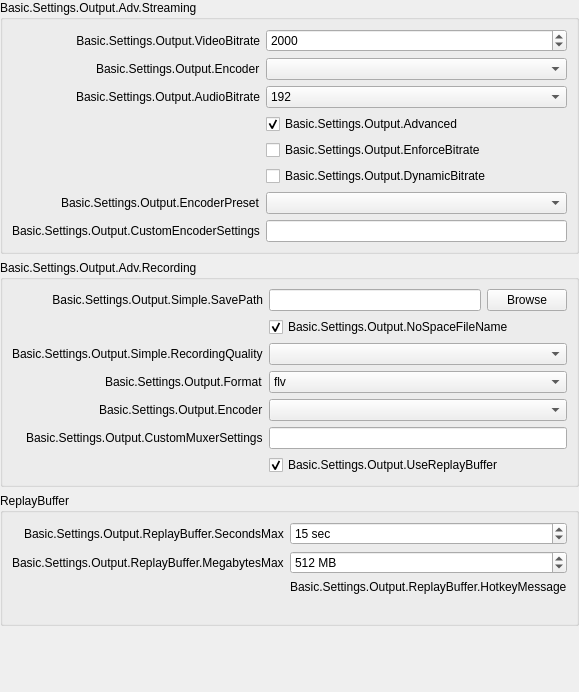
               <widget class="QWidget" name="easyOutputsPage">
                <layout class="QVBoxLayout" name="verticalLayout_3">
                 <property name="leftMargin">
                  <number>0</number>
                 </property>
                 <property name="topMargin">
                  <number>0</number>
                 </property>
                 <property name="rightMargin">
                  <number>0</number>
                 </property>
                 <property name="bottomMargin">
                  <number>0</number>
                 </property>
                 <item>
                  <widget class="QGroupBox" name="groupBox_8">
                   <property name="sizePolicy">
                    <sizepolicy hsizetype="Preferred" vsizetype="Maximum">
                     <horstretch>0</horstretch>
                     <verstretch>0</verstretch>
                    </sizepolicy>
                   </property>
                   <property name="title">
                    <string>Basic.Settings.Output.Adv.Streaming</string>
                   </property>
                   <layout class="QFormLayout" name="formLayout_20">
                    <property name="fieldGrowthPolicy">
                     <enum>QFormLayout::AllNonFixedFieldsGrow</enum>
                    </property>
                    <property name="labelAlignment">
                     <set>Qt::AlignRight|Qt::AlignTrailing|Qt::AlignVCenter</set>
                    </property>
                    <item row="0" column="0">
                     <widget class="QLabel" name="label_19">
                      <property name="minimumSize">
                       <size>
                        <width>170</width>
                        <height>0</height>
                       </size>
                      </property>
                      <property name="text">
                       <string>Basic.Settings.Output.VideoBitrate</string>
                      </property>
                      <property name="alignment">
                       <set>Qt::AlignRight|Qt::AlignTrailing|Qt::AlignVCenter</set>
                      </property>
                      <property name="buddy">
                       <cstring>simpleOutputVBitrate</cstring>
                      </property>
                     </widget>
                    </item>
                    <item row="0" column="1">
                     <widget class="QSpinBox" name="simpleOutputVBitrate">
                      <property name="minimum">
                       <number>200</number>
                      </property>
                      <property name="maximum">
                       <number>1000000</number>
                      </property>
                      <property name="value">
                       <number>2000</number>
                      </property>
                     </widget>
                    </item>
                    <item row="2" column="0">
                     <widget class="QLabel" name="label_20">
                      <property name="text">
                       <string>Basic.Settings.Output.AudioBitrate</string>
                      </property>
                      <property name="buddy">
                       <cstring>simpleOutputABitrate</cstring>
                      </property>
                     </widget>
                    </item>
                    <item row="2" column="1">
                     <widget class="QComboBox" name="simpleOutputABitrate">
                      <property name="currentIndex">
                       <number>8</number>
                      </property>
                      <item>
                       <property name="text">
                        <string>32</string>
                       </property>
                      </item>
                      <item>
                       <property name="text">
                        <string>48</string>
                       </property>
                      </item>
                      <item>
                       <property name="text">
                        <string>64</string>
                       </property>
                      </item>
                      <item>
                       <property name="text">
                        <string>80</string>
                       </property>
                      </item>
                      <item>
                       <property name="text">
                        <string>96</string>
                       </property>
                      </item>
                      <item>
                       <property name="text">
                        <string>112</string>
                       </property>
                      </item>
                      <item>
                       <property name="text">
                        <string>128</string>
                       </property>
                      </item>
                      <item>
                       <property name="text">
                        <string>160</string>
                       </property>
                      </item>
                      <item>
                       <property name="text">
                        <string>192</string>
                       </property>
                      </item>
                      <item>
                       <property name="text">
                        <string>256</string>
                       </property>
                      </item>
                      <item>
                       <property name="text">
                        <string>320</string>
                       </property>
                      </item>
                     </widget>
                    </item>
                    <item row="3" column="1">
                     <widget class="QCheckBox" name="simpleOutAdvanced">
                      <property name="text">
                       <string>Basic.Settings.Output.Advanced</string>
                      </property>
                      <property name="checked">
                       <bool>true</bool>
                      </property>
                     </widget>
                    </item>
                    <item row="6" column="1">
                     <widget class="QComboBox" name="simpleOutPreset"/>
                    </item>
                    <item row="6" column="0">
                     <widget class="QLabel" name="label_24">
                      <property name="enabled">
                       <bool>true</bool>
                      </property>
                      <property name="text">
                       <string>Basic.Settings.Output.EncoderPreset</string>
                      </property>
                      <property name="buddy">
                       <cstring>simpleOutPreset</cstring>
                      </property>
                     </widget>
                    </item>
                    <item row="7" column="0">
                     <widget class="QLabel" name="label_23">
                      <property name="text">
                       <string>Basic.Settings.Output.CustomEncoderSettings</string>
                      </property>
                      <property name="buddy">
                       <cstring>simpleOutCustom</cstring>
                      </property>
                     </widget>
                    </item>
                    <item row="7" column="1">
                     <widget class="QLineEdit" name="simpleOutCustom"/>
                    </item>
                    <item row="4" column="1">
                     <widget class="QCheckBox" name="simpleOutEnforce">
                      <property name="text">
                       <string>Basic.Settings.Output.EnforceBitrate</string>
                      </property>
                     </widget>
                    </item>
                    <item row="5" column="1">
                     <widget class="QCheckBox" name="simpleOutDynamic">
                      <property name="toolTip">
                       <string>Basic.Settings.Output.DynamicBitrate.Tooltip</string>
                      </property>
                      <property name="text">
                       <string>Basic.Settings.Output.DynamicBitrate</string>
                      </property>
                     </widget>
                    </item>
                    <item row="1" column="1">
                     <widget class="QComboBox" name="simpleOutStrEncoder"/>
                    </item>
                    <item row="1" column="0">
                     <widget class="QLabel" name="simpleOutRecEncoderLabel_2">
                      <property name="text">
                       <string>Basic.Settings.Output.Encoder</string>
                      </property>
                      <property name="buddy">
                       <cstring>simpleOutRecEncoder</cstring>
                      </property>
                     </widget>
                    </item>
                   </layout>
                  </widget>
                 </item>
                 <item>
                  <widget class="QGroupBox" name="simpleRecordingGroupBox">
                   <property name="sizePolicy">
                    <sizepolicy hsizetype="Preferred" vsizetype="Maximum">
                     <horstretch>0</horstretch>
                     <verstretch>0</verstretch>
                    </sizepolicy>
                   </property>
                   <property name="title">
                    <string>Basic.Settings.Output.Adv.Recording</string>
                   </property>
                   <layout class="QFormLayout" name="formLayout_6">
                    <property name="fieldGrowthPolicy">
                     <enum>QFormLayout::AllNonFixedFieldsGrow</enum>
                    </property>
                    <property name="labelAlignment">
                     <set>Qt::AlignRight|Qt::AlignTrailing|Qt::AlignVCenter</set>
                    </property>
                    <item row="0" column="0">
                     <widget class="QLabel" name="label_18">
                      <property name="minimumSize">
                       <size>
                        <width>170</width>
                        <height>0</height>
                       </size>
                      </property>
                      <property name="text">
                       <string>Basic.Settings.Output.Simple.SavePath</string>
                      </property>
                      <property name="alignment">
                       <set>Qt::AlignRight|Qt::AlignTrailing|Qt::AlignVCenter</set>
                      </property>
                      <property name="buddy">
                       <cstring>simpleOutputPath</cstring>
                      </property>
                     </widget>
                    </item>
                    <item row="0" column="1">
                     <layout class="QHBoxLayout" name="horizontalLayout_5">
                      <item>
                       <widget class="QLineEdit" name="simpleOutputPath">
                        <property name="enabled">
                         <bool>true</bool>
                        </property>
                       </widget>
                      </item>
                      <item>
                       <widget class="QPushButton" name="simpleOutputBrowse">
                        <property name="enabled">
                         <bool>true</bool>
                        </property>
                        <property name="text">
                         <string>Browse</string>
                        </property>
                       </widget>
                      </item>
                     </layout>
                    </item>
                    <item row="1" column="1">
                     <widget class="QCheckBox" name="simpleNoSpace">
                      <property name="text">
                       <string>Basic.Settings.Output.NoSpaceFileName</string>
                      </property>
                      <property name="checked">
                       <bool>true</bool>
                      </property>
                     </widget>
                    </item>
                    <item row="2" column="0">
                     <widget class="QLabel" name="label_26">
                      <property name="text">
                       <string>Basic.Settings.Output.Simple.RecordingQuality</string>
                      </property>
                      <property name="buddy">
                       <cstring>simpleOutRecQuality</cstring>
                      </property>
                     </widget>
                    </item>
                    <item row="2" column="1">
                     <widget class="QComboBox" name="simpleOutRecQuality"/>
                    </item>
                    <item row="3" column="0">
                     <widget class="QLabel" name="simpleOutRecFormatLabel">
                      <property name="text">
                       <string>Basic.Settings.Output.Format</string>
                      </property>
                      <property name="buddy">
                       <cstring>simpleOutRecFormat</cstring>
                      </property>
                     </widget>
                    </item>
                    <item row="3" column="1">
                     <widget class="QComboBox" name="simpleOutRecFormat">
                      <item>
                       <property name="text">
                        <string notr="true">flv</string>
                       </property>
                      </item>
                      <item>
                       <property name="text">
                        <string notr="true">mp4</string>
                       </property>
                      </item>
                      <item>
                       <property name="text">
                        <string notr="true">mov</string>
                       </property>
                      </item>
                      <item>
                       <property name="text">
                        <string notr="true">mkv</string>
                       </property>
                      </item>
                      <item>
                       <property name="text">
                        <string notr="true">ts</string>
                       </property>
                      </item>
                      <item>
                       <property name="text">
                        <string notr="true">m3u8</string>
                       </property>
                      </item>
                     </widget>
                    </item>
                    <item row="4" column="0">
                     <widget class="QLabel" name="simpleOutRecEncoderLabel">
                      <property name="text">
                       <string>Basic.Settings.Output.Encoder</string>
                      </property>
                      <property name="buddy">
                       <cstring>simpleOutRecEncoder</cstring>
                      </property>
                     </widget>
                    </item>
                    <item row="4" column="1">
                     <widget class="QComboBox" name="simpleOutRecEncoder"/>
                    </item>
                    <item row="5" column="0">
                     <widget class="QLabel" name="label_420">
                      <property name="text">
                       <string>Basic.Settings.Output.CustomMuxerSettings</string>
                      </property>
                      <property name="buddy">
                       <cstring>simpleOutMuxCustom</cstring>
                      </property>
                     </widget>
                    </item>
                    <item row="5" column="1">
                     <widget class="QLineEdit" name="simpleOutMuxCustom"/>
                    </item>
                    <item row="6" column="1">
                     <widget class="QCheckBox" name="simpleReplayBuf">
                      <property name="text">
                       <string>Basic.Settings.Output.UseReplayBuffer</string>
                      </property>
                      <property name="checked">
                       <bool>true</bool>
                      </property>
                     </widget>
                    </item>
                   </layout>
                  </widget>
                 </item>
                 <item>
                  <widget class="QGroupBox" name="replayBufferGroupBox">
                   <property name="title">
                    <string>ReplayBuffer</string>
                   </property>
                   <layout class="QFormLayout" name="formLayout_24">
                    <property name="fieldGrowthPolicy">
                     <enum>QFormLayout::AllNonFixedFieldsGrow</enum>
                    </property>
                    <property name="labelAlignment">
                     <set>Qt::AlignRight|Qt::AlignTrailing|Qt::AlignVCenter</set>
                    </property>
                    <item row="0" column="0">
                     <widget class="QLabel" name="label_35">
                      <property name="text">
                       <string>Basic.Settings.Output.ReplayBuffer.SecondsMax</string>
                      </property>
                     </widget>
                    </item>
                    <item row="0" column="1">
                     <widget class="QSpinBox" name="simpleRBSecMax">
                      <property name="suffix">
                       <string notr="true"> sec</string>
                      </property>
                      <property name="minimum">
                       <number>5</number>
                      </property>
                      <property name="maximum">
                       <number>21600</number>
                      </property>
                      <property name="value">
                       <number>15</number>
                      </property>
                     </widget>
                    </item>
                    <item row="1" column="0">
                     <widget class="QLabel" name="simpleRBMegsMaxLabel">
                      <property name="text">
                       <string>Basic.Settings.Output.ReplayBuffer.MegabytesMax</string>
                      </property>
                     </widget>
                    </item>
                    <item row="1" column="1">
                     <widget class="QSpinBox" name="simpleRBMegsMax">
                      <property name="suffix">
                       <string notr="true"> MB</string>
                      </property>
                      <property name="minimum">
                       <number>20</number>
                      </property>
                      <property name="maximum">
                       <number>8192</number>
                      </property>
                      <property name="value">
                       <number>512</number>
                      </property>
                     </widget>
                    </item>
                    <item row="2" column="1">
                     <widget class="QLabel" name="label_45">
                      <property name="text">
                       <string>Basic.Settings.Output.ReplayBuffer.HotkeyMessage</string>
                      </property>
                     </widget>
                    </item>
                    <item row="3" column="1">
                     <widget class="QLabel" name="simpleRBEstimate">
                      <property name="text">
                       <string notr="true"/>
                      </property>
                     </widget>
                    </item>
                   </layout>
                  </widget>
                 </item>
                 <item>
                  <layout class="QVBoxLayout" name="simpleOutInfoLayout">
                   <property name="leftMargin">
                    <number>10</number>
                   </property>
                   <property name="topMargin">
                    <number>10</number>
                   </property>
                   <property name="rightMargin">
                    <number>10</number>
                   </property>
                   <property name="bottomMargin">
                    <number>10</number>
                   </property>
                  </layout>
                 </item>
                 <item>
                  <spacer name="verticalSpacer_2">
                   <property name="orientation">
                    <enum>Qt::Vertical</enum>
                   </property>
                   <property name="sizeHint" stdset="0">
                    <size>
                     <width>20</width>
                     <height>40</height>
                    </size>
                   </property>
                  </spacer>
                 </item>
                 <item alignment="Qt::AlignTop">
                  <widget class="QWidget" name="simpleOutputContainer" native="true">
                   <layout class="QVBoxLayout" name="verticalLayout_4">
                    <property name="leftMargin">
                     <number>0</number>
                    </property>
                    <property name="topMargin">
                     <number>0</number>
                    </property>
                    <property name="rightMargin">
                     <number>0</number>
                    </property>
                    <property name="bottomMargin">
                     <number>0</number>
                    </property>
                   </layout>
                  </widget>
                 </item>
                </layout>
               </widget>
